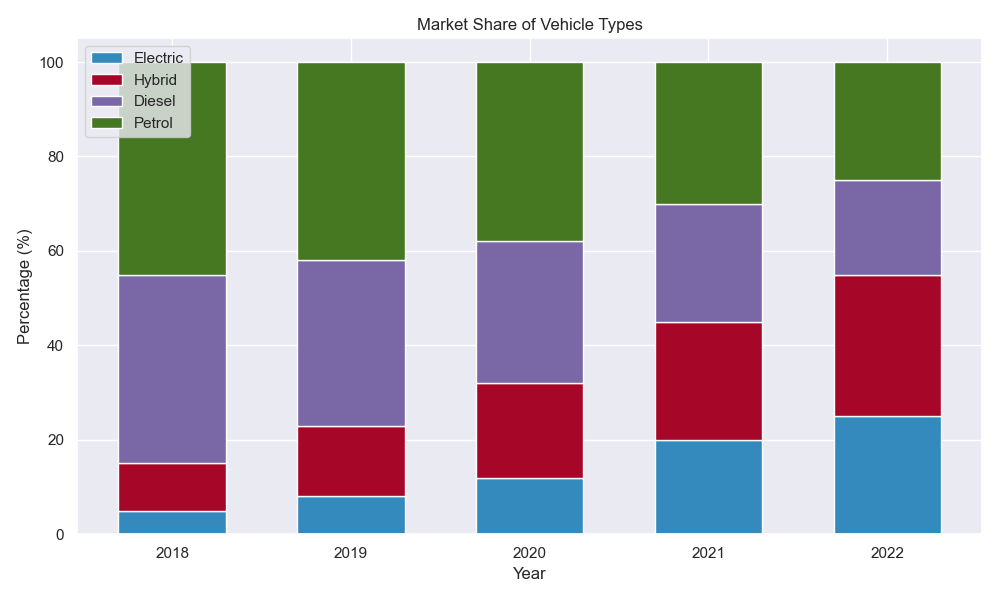

Write the Python code that produced this figure.

import seaborn as sns
import matplotlib.pyplot as plt
import pandas as pd

# Data generation from the table
data = {
    'Year': [2018, 2019, 2020, 2021, 2022],
    'Electric': [5, 8, 12, 20, 25],
    'Hybrid': [10, 15, 20, 25, 30],
    'Diesel': [40, 35, 30, 25, 20],
    'Petrol': [45, 42, 38, 30, 25]
}
df = pd.DataFrame(data)

# Calculate the percentage of each category
df_pct = df.set_index('Year').apply(lambda x: x / x.sum() * 100, axis=1).reset_index()

# Stacked bar chart
fig, ax = plt.subplots(figsize=(10, 6))  # Change width and height of the chart

colors = ['#348ABD', '#A60628', '#7A68A6', '#467821']  # Modify color scheme using specific color codes

# Plotting
bottom = pd.Series([0] * len(df_pct))
for i, col in enumerate(df.columns[1:]):
    ax.bar(
        df_pct['Year'],
        df_pct[col],
        bottom=bottom,
        color=colors[i],
        edgecolor='white',
        width=0.6,  # Changed width of the bars reasonably
    )
    bottom += df_pct[col]

# Adding labels and title
ax.set_xlabel('Year')
ax.set_ylabel('Percentage (%)')
plt.title('Market Share of Vehicle Types')

# Change the orientation to horizontal
ax.set_xticks(df_pct['Year'])
ax.set_xticklabels(df_pct['Year'], rotation=0)
ax.legend(df.columns[1:], loc='upper left')

plt.tight_layout()
plt.show()
